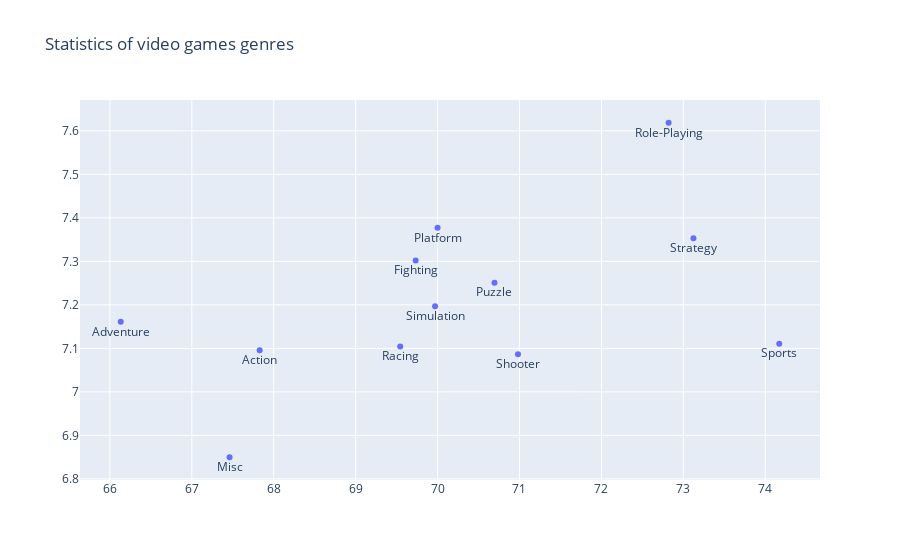

Write notebook code for a chart like this one.
### Markdown cell above
Пока что ничего непонятно, давайте добавим к точкам подписи.

### Code cell
trace0 = go.Scatter(
    x=genres_df.Critic_Score,
    y=genres_df.User_Score,
    mode = 'markers+text',
    text = genres_df.index,
    textposition='bottom center'
)

data = [trace0]
layout = {'title': 'Statistics of video games genres'}

fig = go.Figure(data=data, layout=layout)

iplot(fig, show_link=False)

### Figure 1 — Plotly figure (JSON) as saved in the notebook; plotly's stock layout.template omitted (floating-point values rounded to 4 significant figures)
{"data": [{"mode": "markers+text", "text": ["Action", "Adventure", "Fighting", "Misc", "Platform", "Puzzle", "Racing", "Role-Playing", "Shooter", "Simulation", "Sports", "Strategy"], "textposition": "bottom center", "type": "scatter", "x": [67.83, 66.13, 69.73, 67.46, 70, 70.69, 69.54, 72.82, 70.98, 69.97, 74.17, 73.12], "y": [7.096, 7.161, 7.302, 6.85, 7.377, 7.251, 7.104, 7.619, 7.086, 7.197, 7.111, 7.353]}], "layout": {"title": {"text": "Statistics of video games genres"}}}
